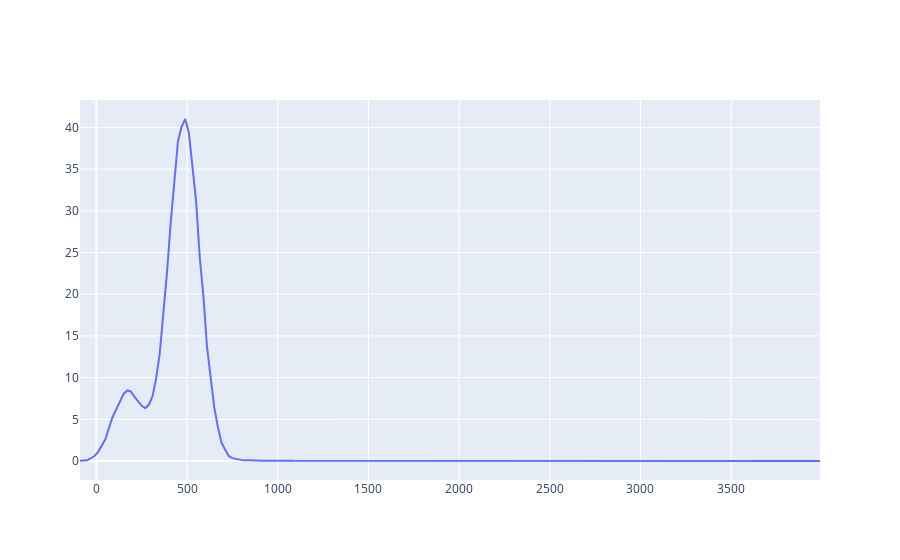

Notebook code cell kept with this figure:
### Code cell
# estrapolazione energie dai picchi strani del sodio

import plotly.graph_objects as go

fig = go.Figure(data=[go.Scatter(x=channel_Co, y=frequency_Co, mode='lines', name='Sodio')])
fig.show()

def parabola(x, a, x0, y0):
    return a*(x-x0)**2 + y0

def energy(x, k, eta):
    return -np.log(1 - x/k)/eta

def err_energy(x, err_x, k, eta, err_k, err_eta):
    return np.sqrt((err_eta/eta**2 * np.log(1-x/k))**2 + (x/(eta*k**2)/(1-x/k))**2 * err_k**2 + (err_x/(k*eta*(1-x/k)))**2)

error = np.sqrt(counts_Co)/time_Co

ls = LeastSquares(channel_Co, frequency_Co, error, parabola)
m = Minuit(ls, a=-1, x0=180, y0=np.max(frequency_Co))
ls.mask = (channel_Co > 120) & (channel_Co < 250)
m.migrad()
m.hesse()
display(m)

ADC_peak = m.values['x0']
ADC_error = m.errors['x0']

a=1.8092989501617642e-05 
b=219871.22651514484
a_err=1.1547031884476644e-06 
b_err=13919.286076137916


energy_peak = energy(ADC_peak, b, a)
error_energy_peak = err_energy(ADC_peak, ADC_error, b, a, b_err, a_err)
print(f'energia picco: {energy_peak} +- {error_energy_peak}')
print(f'compatibilità con 46kev: {abs(energy_peak-46)/error_energy_peak}')

### Figure 1 — Plotly figure (JSON) as saved in the notebook; plotly's stock layout.template omitted (floating-point values rounded to 4 significant figures; data arrays with more than 128 entries replaced by an {"elided": "..."} marker saying what was removed)
{"data": [{"mode": "lines", "name": "Sodio", "type": "scatter", "x": {"elided": "205 int values"}, "y": {"elided": "205 float values"}}], "layout": {}}
